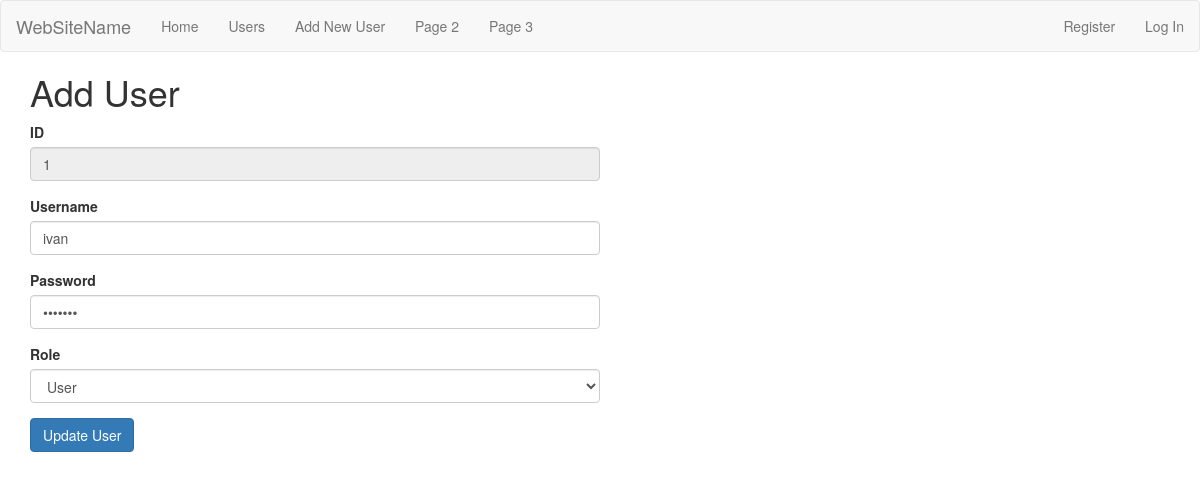
Page /users/1/edit on the committed database.
### tables this page shows
CREATE TABLE user (
  id INTEGER PRIMARY KEY AUTOINCREMENT,
  username TEXT UNIQUE NOT NULL,
  password TEXT NOT NULL,
  role TEXT NOT NULL DEFAULT 'user'
);

### server.py (the view, shortened to what this page needs)
@app.route('/users/<int:id>/edit', methods=('GET', 'POST'))
def edit_user(id):
    db = get_db()
    user = db.execute(
        'SELECT * FROM user WHERE id = ?', (id,)
    ).fetchone()
    print_user(user)
    error = None
    if user is None:
        error = 'User with ID={0} does not exist.'.format(id)
    else:
        print_user(user)
    if error is not None:
        flash(error)
    return render_template('user/edit-user.html', user=user )

### server.py (called while the page is built)
def get_db():
    if 'db' not in g:
        g.db = sqlite3.connect(DATABASE, detect_types=sqlite3.PARSE_DECLTYPES)
        g.db.row_factory = sqlite3.Row
    return g.db

def print_user(user):
    print('ID: ', user['id'], ', username: ', user['username'], ', password: ', user['password'],
              ', role: ', user['role'])

### templates/user/edit-user.html (shortened to what this page needs)
{% extends 'base.html' %}
{% block header %}
<h1 class="container">{% block title %}Add User{% endblock %}</h1>
{% endblock %}
{% block content %}
<section class="user col-sm-6">
    <form action="{{ url_for('edit_user', id=user['id']) }}" method="POST" autocomplete="off">
        <div class="row">
            <div class="form-group">
                <label for="id">ID</label>
                <input type="text" class="form-control" name="id" id="id"
                       value="{{ user['id'] }}" readonly>
            </div>
            <div class="form-group">
                <label for="username">Username</label>
                <input type="text" class="form-control" name="username" id="username"
                       placeholder="Username" value="{{ user['username'] }}" autocomplete="off">
            </div>
            <div class="form-group">
                <label for="password">Password</label>
                <input type="password" class="form-control" id="password" name="password"
                       placeholder="Password"  value="{{ user['password'] }}" >
            </div>
            <div class="form-group">
                <label for="password">Role</label>
                <select name="role" class="form-control">
                    <option value="user" {% if user.role=='user' %} selected {% endif %}>User</option>
                </select>
            </div>
            <button type="submit" class="btn btn-primary" data-toggle="modal" data-target="#myModal">
                Update User
            </button>
        </div>
    </form>
</section>
{% endblock %}

### rows in the picture
user: id "1", username "ivan", role "User"
